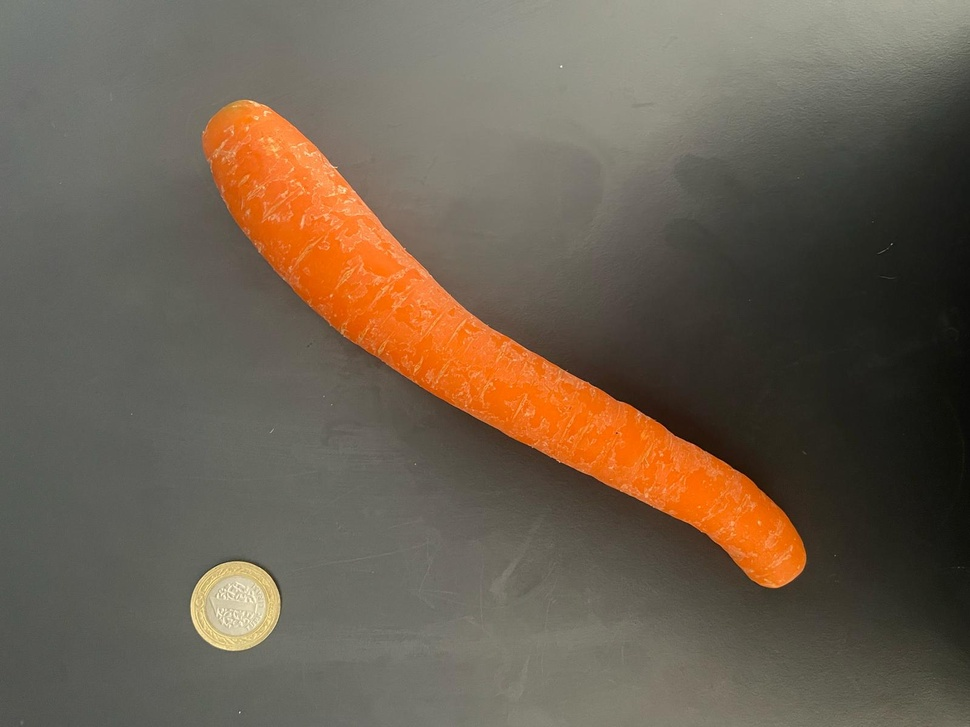
#> input picture size_calculator/WhatsApp Image 2025-05-19 at 14.08.11-2.jpeg, 970 x 727 px, shrunk from 1600 x 1200 before the run, found by its file name
$ python main.py
#> lines starting #> are read from the running program, lines starting #| are printed output that depends on the picture; after the words box and inside, x2 and y2 are one past the last pixel; in counts of white or black regions, pixels touching at a corner belong together
import cv2
import numpy as np

# 1 TL çapı mm cinsinden
TL_DIAMETER_MM = 26.15
CARROT_DENSITY_G_CM3 = 0.64

def find_circle_diameter_pixels(image_path):
    # Görüntüyü yükle
    img = cv2.imread(image_path)
    gray = cv2.cvtColor(img, cv2.COLOR_BGR2GRAY)
    gray = cv2.medianBlur(gray, 5)

    # Hough Circle Transform ile daire bulma
    circles = cv2.HoughCircles(gray, cv2.HOUGH_GRADIENT, dp=1.2, minDist=100,
                               param1=50, param2=30, minRadius=10, maxRadius=100)

    if circles is not None:
        circles = np.round(circles[0, :]).astype("int")
        # İlk bulduğu çemberi kullanacağız
        x, y, r = circles[0]
        diameter_pixels = 2 * r
        return diameter_pixels, img, (x,y,r)
    else:
        raise Exception("Madeni para bulunamadı!")

import cv2
import numpy as np

def measure_carrot_length_pixels(image_path):
    # Load the image
    img = cv2.imread(image_path)
    if img is None:
        raise Exception("Image could not be loaded!")

    # Convert to HSV for color-based segmentation of the carrot
    hsv = cv2.cvtColor(img, cv2.COLOR_BGR2HSV)

    # Define the color range for the carrot (orange)
    lower_orange = np.array([10, 100, 100])  # Lower bound for orange in HSV
    upper_orange = np.array([25, 255, 255])  # Upper bound for orange in HSV
    mask_carrot = cv2.inRange(hsv, lower_orange, upper_orange)

    # Convert to grayscale for additional processing
    gray = cv2.cvtColor(img, cv2.COLOR_BGR2GRAY)

    # Apply Gaussian blur to reduce noise
    gray = cv2.GaussianBlur(gray, (15, 15), 0)

    # Use adaptive thresholding to handle uneven lighting
    thresh = cv2.adaptiveThreshold(
        gray, 255, cv2.ADAPTIVE_THRESH_GAUSSIAN_C, cv2.THRESH_BINARY_INV, 11, 2
    )

    # Combine the color-based mask with the adaptive threshold for the carrot
    combined_mask = cv2.bitwise_or(mask_carrot, thresh)

    # Remove reflection by applying a range-based intensity filter
    # Adjust the range to include the carrot's intensity and exclude the reflection
    _, intensity_mask = cv2.threshold(gray, 70, 255, cv2.THRESH_BINARY)  # Lowered to 30
    combined_mask = cv2.bitwise_and(combined_mask, intensity_mask)

    # Apply morphological operations to clean up the mask and disconnect reflection
    kernel = np.ones((5, 5), np.uint8)
    combined_mask = cv2.morphologyEx(combined_mask, cv2.MORPH_OPEN, kernel)  # Remove small noise
    combined_mask = cv2.morphologyEx(combined_mask, cv2.MORPH_CLOSE, kernel, iterations=2)  # Fill gaps

    # Find contours
    contours, _ = cv2.findContours(combined_mask, cv2.RETR_EXTERNAL, cv2.CHAIN_APPROX_SIMPLE)
    if not contours:
        raise Exception("No contours found!")

    # Get the largest contour (assumed to be the carrot)
    largest_contour = max(contours, key=cv2.contourArea)

    # Segment the coin using Hough Circle Transform
    gray_for_coin = cv2.medianBlur(gray, 5)
    circles = cv2.HoughCircles(
        gray_for_coin, cv2.HOUGH_GRADIENT, dp=1.2, minDist=100,
        param1=50, param2=30, minRadius=10, maxRadius=100
    )

    # Create a mask for the coin
    mask_coin = np.zeros_like(gray)
    coin_detected = False
    if circles is not None:
        circles = np.round(circles[0, :]).astype("int")
        x_coin, y_coin, r_coin = circles[0]
        cv2.circle(mask_coin, (x_coin, y_coin), r_coin, 255, -1)
        coin_detected = True
    else:
        print("Warning: Coin not detected!")

    # Combine masks for display (but keep them separate for annotation)
    display_mask = cv2.bitwise_or(combined_mask, mask_coin)

    # Draw the carrot contour and bounding box
    img_contours = img.copy()
    cv2.drawContours(img_contours, [largest_contour], -1, (0, 255, 0), 3)  # Green contour for carrot
    x, y, w, h = cv2.boundingRect(largest_contour)
    cv2.rectangle(img_contours, (x, y), (x + w, y + h), (0, 0, 255), 2)  # Red bounding box for carrot

    # Annotate the coin if detected
    if coin_detected:
        cv2.circle(img_contours, (x_coin, y_coin), r_coin, (255, 0, 0), 3)  # Blue circle for coin
        cv2.putText(img_contours, "Coin", (x_coin - 30, y_coin - r_coin - 10),
                    cv2.FONT_HERSHEY_SIMPLEX, 0.6, (255, 0, 0), 2)

    # Add a label for the carrot
    cv2.putText(img_contours, "Carrot", (x, y - 10),
                cv2.FONT_HERSHEY_SIMPLEX, 0.6, (0, 0, 255), 2)

    # Display the results
    cv2.imshow("Thresholded Image", display_mask)
    cv2.imshow("Carrot and Coin Contour", img_contours)
    print(f"Carrot bounding box x,y,w,h: {x}, {y}, {w}, {h}")
    if coin_detected:
        print(f"Coin center and radius (x,y,r): {x_coin}, {y_coin}, {r_coin}")

    cv2.waitKey(0)
    cv2.destroyAllWindows()

    return w, h, img, largest_contour

# Example usage (replace with your image path)
# w, h, img, contour = measure_carrot_length_pixels("vertical_carrot.jpg")
# Example usage (replace with your image path)
# w, h, img, contour = measure_carrot_length_pixels("vertical_carrot.jpg")

# Example usage (replace with your image path)
# w, h, img, contour = measure_carrot_length_pixels("vertical_carrot.jpg")

# Test için (örnek)
# w, h, img, contour = measure_carrot_length_pixels("vertical_carrot.jpg")


def main():
    # Dikey açıdan çekilmiş foto: havucun uzunluğu ölçülecek
    vertical_image_path = "size_calculator/WhatsApp Image 2025-05-19 at 14.08.11-2.jpeg"
    # Yatay açıdan çekilmiş foto: havucun kalınlığı/genişliği ölçülecek
    horizontal_image_path = "size_calculator/WhatsApp Image 2025-05-19 at 14.08.11.jpeg"

    # 1 TL çapı piksel olarak bul
    diameter_pixels_vert, img_vert, circle_vert = find_circle_diameter_pixels(vertical_image_path)
#> in find_circle_diameter_pixels, img is the input picture: shape (727, 970, 3); mean B, G, R 79.9, 95.5, 108.7
#> in find_circle_diameter_pixels, `circles = cv2.HoughCircles(gray, cv2.HOUGH_GRADIENT, dp=1.2, minDist=1..`: circles = [[239.4, 600.6, 39.04], [246.6, 143.4, 43.48], [349.8, 269.4, 54.28], [487.8, 375, 43.48], [771, 553.8, 32.92], [619.8, 445.8, 40.72]]
#> in find_circle_diameter_pixels, `circles = np.round(circles[0, :]).astype("int")`: circles = [[239, 601, 39], [247, 143, 43], [350, 269, 54], [488, 375, 43], [771, 554, 33], [620, 446, 41]]
#> in find_circle_diameter_pixels, `x, y, r = circles[0]`: x = 239; y = 601; r = 39
#> in find_circle_diameter_pixels, `diameter_pixels = 2 * r`: diameter_pixels = 78
#> diameter_pixels_vert = 78; circle_vert = (239, 601, 39)
    diameter_pixels_horiz, img_horiz, circle_horiz = find_circle_diameter_pixels(horizontal_image_path)
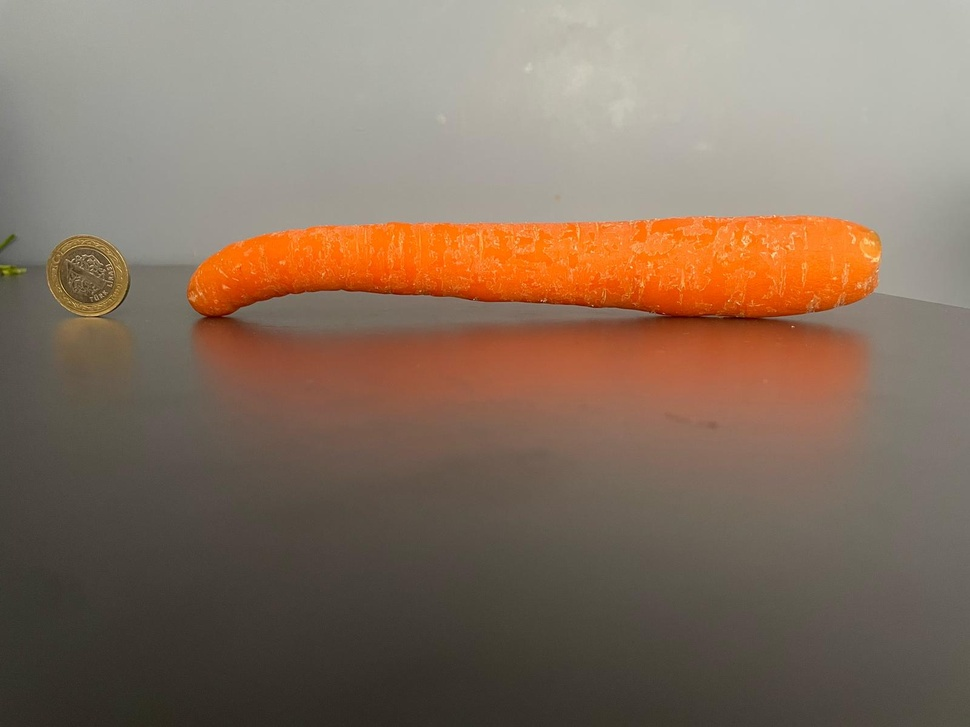
#> input picture size_calculator/WhatsApp Image 2025-05-19 at 14.08.11.jpeg, 970 x 727 px, shrunk from 1600 x 1200 before the run, found by its file name
#> in find_circle_diameter_pixels, img is the input picture: shape (727, 970, 3); mean B, G, R 96.4, 113, 133.5
#> in find_circle_diameter_pixels (call 2), `gray = cv2.cvtColor(img, cv2.COLOR_BGR2GRAY)`:
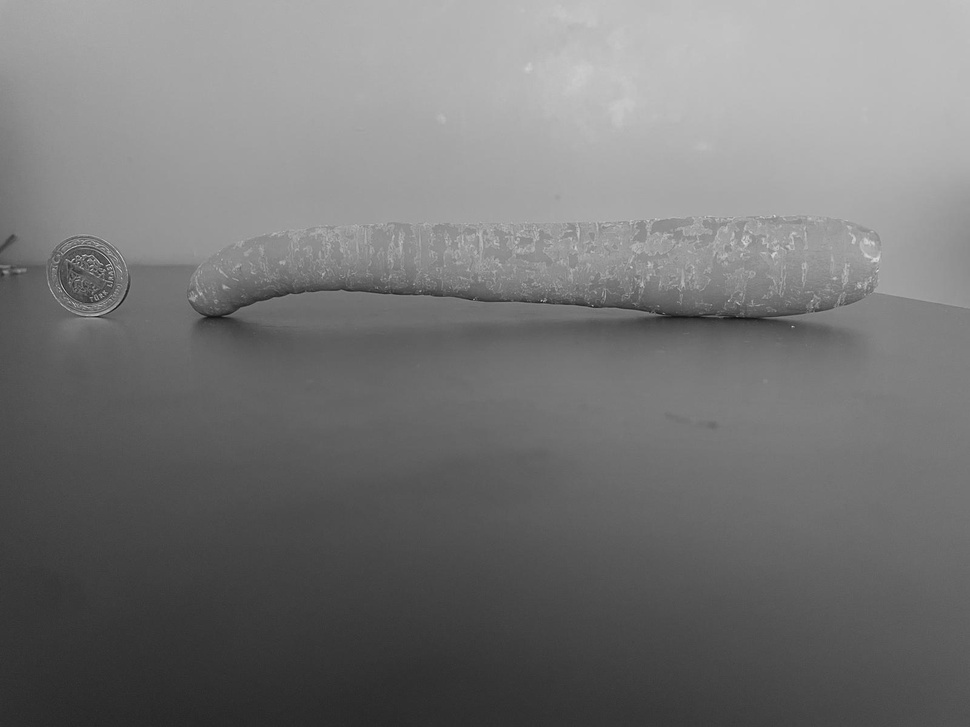
#> gray: shape (727, 970); min 13, max 218, mean 117.3
#> in find_circle_diameter_pixels (call 2), `circles = cv2.HoughCircles(gray, cv2.HOUGH_GRADIENT, dp=1.2, minDist=1..`: circles = [[89.4, 271.8, 31.48], [557.4, 226.2, 78.16], [676.2, 269.4, 51.76], [790.2, 271.8, 55.48], [439.8, 253.8, 43.12], [258.6, 258.6, 37.6]]
#> in find_circle_diameter_pixels (call 2), `circles = np.round(circles[0, :]).astype("int")`: circles = [[89, 272, 31], [557, 226, 78], [676, 269, 52], [790, 272, 55], [440, 254, 43], [259, 259, 38]]
#> in find_circle_diameter_pixels (call 2), `x, y, r = circles[0]`: x = 89; y = 272; r = 31
#> in find_circle_diameter_pixels (call 2), `diameter_pixels = 2 * r`: diameter_pixels = 62
#> diameter_pixels_horiz = 62; circle_horiz = (89, 272, 31)

    # Ölçek faktörünü hesapla
    scale_vert = TL_DIAMETER_MM / diameter_pixels_vert
#> scale_vert = 0.335
    scale_horiz = TL_DIAMETER_MM / diameter_pixels_horiz
#> scale_horiz = 0.422

    # Havucun piksel cinsinden ölçümünü al
    w_vert, h_vert, _, _ = measure_carrot_length_pixels(vertical_image_path)
#> in measure_carrot_length_pixels, `mask_carrot = cv2.inRange(hsv, lower_orange, upper_orange)`:
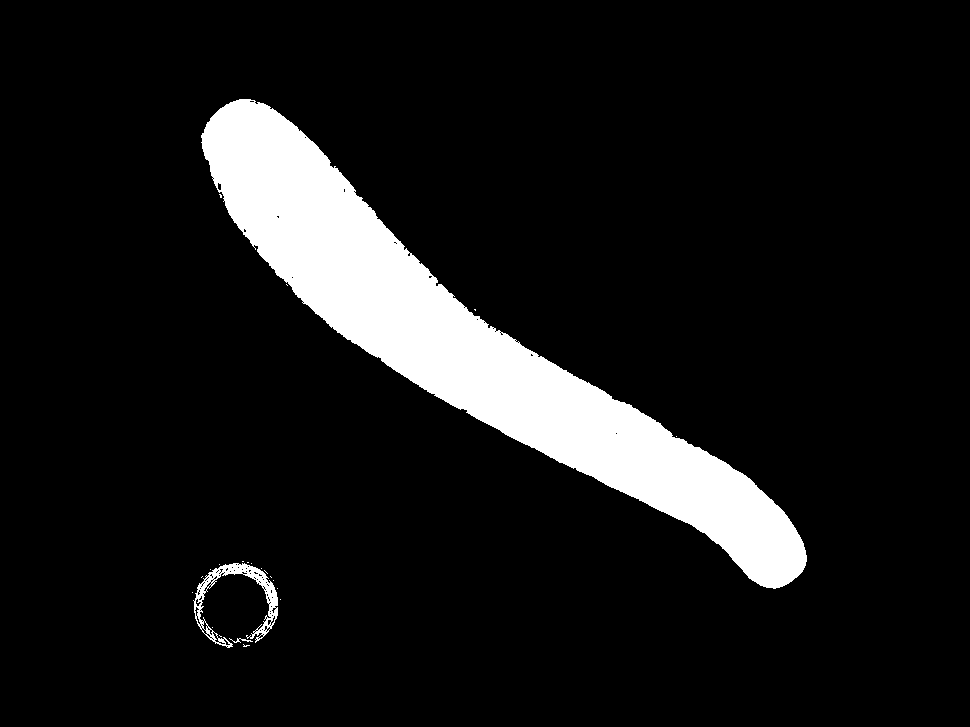
#> mask_carrot: shape (727, 970); 9.6% white; 23 white regions (20 under 20 px), largest, box (x1, y1, x2, y2) and area: (201, 99, 807, 589) 66063, (193, 563, 278, 648) 1643, (229, 638, 253, 643) 40
#> in measure_carrot_length_pixels, `contours, _ = cv2.findContours(combined_mask, cv2.RETR_EXTERNAL, cv2.C..`: contours = 6 contours, 2 with area under 20; largest, box (x1, y1, x2, y2) and area: (202, 95, 807, 590) 67578, (184, 555, 264, 636) 767, (261, 568, 285, 633) 584, (204, 643, 258, 657) 269
#> in measure_carrot_length_pixels, `largest_contour = max(contours, key=cv2.contourArea)`: largest_contour = contour of 876 points, box (x1, y1, x2, y2) (202, 95, 807, 590), area 67578
#> in measure_carrot_length_pixels, `circles = cv2.HoughCircles( gray_for_coin, cv2.HOUGH_GRADIENT, dp=1.2,..`: circles = [[234.6, 606.6, 45.04], [763.8, 541.8, 47.56]]
#> in measure_carrot_length_pixels, `circles = np.round(circles[0, :]).astype("int")`: circles = [[235, 607, 45], [764, 542, 48]]
#> in measure_carrot_length_pixels, `x_coin, y_coin, r_coin = circles[0]`: x_coin = 235; y_coin = 607; r_coin = 45
#> in measure_carrot_length_pixels, `x, y, w, h = cv2.boundingRect(largest_contour)`: x = 202; y = 95; w = 605; h = 495
#| Carrot bounding box x,y,w,h: 202, 95, 605, 495
#| Coin center and radius (x,y,r): 235, 607, 45
#> w_vert = 605; h_vert = 495
    w_horiz, h_horiz, _, _ = measure_carrot_length_pixels(horizontal_image_path)
#> in measure_carrot_length_pixels (call 2), `_, intensity_mask = cv2.threshold(gray, 70, 255, cv2.THRESH_BINARY)`:
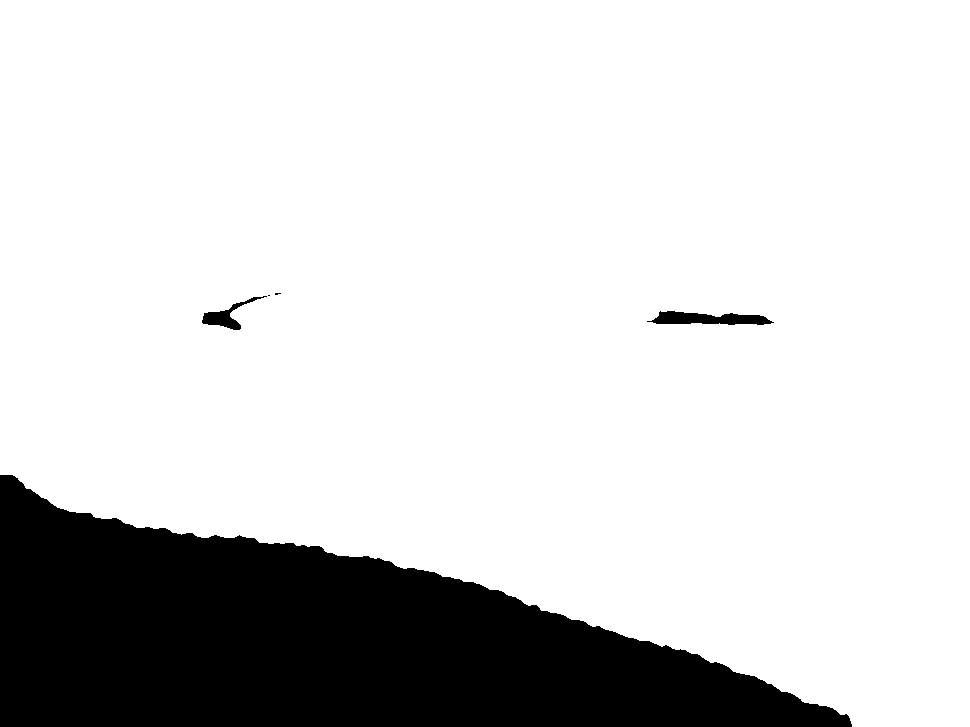
#> intensity_mask: shape (727, 970); 82.8% white; 5 black regions (2 under 20 px), largest, box (x1, y1, x2, y2) and area: (0, 475, 852, 727) 119696, (647, 311, 774, 325) 1145, (202, 296, 267, 330) 598
#> in measure_carrot_length_pixels (call 2), `contours, _ = cv2.findContours(combined_mask, cv2.RETR_EXTERNAL, cv2.C..`: contours = 22 contours, 4 with area under 20; largest, box (x1, y1, x2, y2) and area: (186, 215, 882, 327) 52382, (47, 236, 131, 348) 6278, (456, 404, 552, 424) 877, (737, 324, 784, 352) 542, (416, 412, 436, 425) 153
#> in measure_carrot_length_pixels (call 2), `largest_contour = max(contours, key=cv2.contourArea)`: largest_contour = contour of 348 points, box (x1, y1, x2, y2) (186, 215, 882, 327), area 52382
#> in measure_carrot_length_pixels (call 2), `circles = cv2.HoughCircles( gray_for_coin, cv2.HOUGH_GRADIENT, dp=1.2,..`: circles = [[88.2, 275.4, 29.2]]
#> in measure_carrot_length_pixels (call 2), `circles = np.round(circles[0, :]).astype("int")`: circles = [[88, 275, 29]]
#> in measure_carrot_length_pixels (call 2), `x_coin, y_coin, r_coin = circles[0]`: x_coin = 88; y_coin = 275; r_coin = 29
#> in measure_carrot_length_pixels (call 2), `display_mask = cv2.bitwise_or(combined_mask, mask_coin)`:
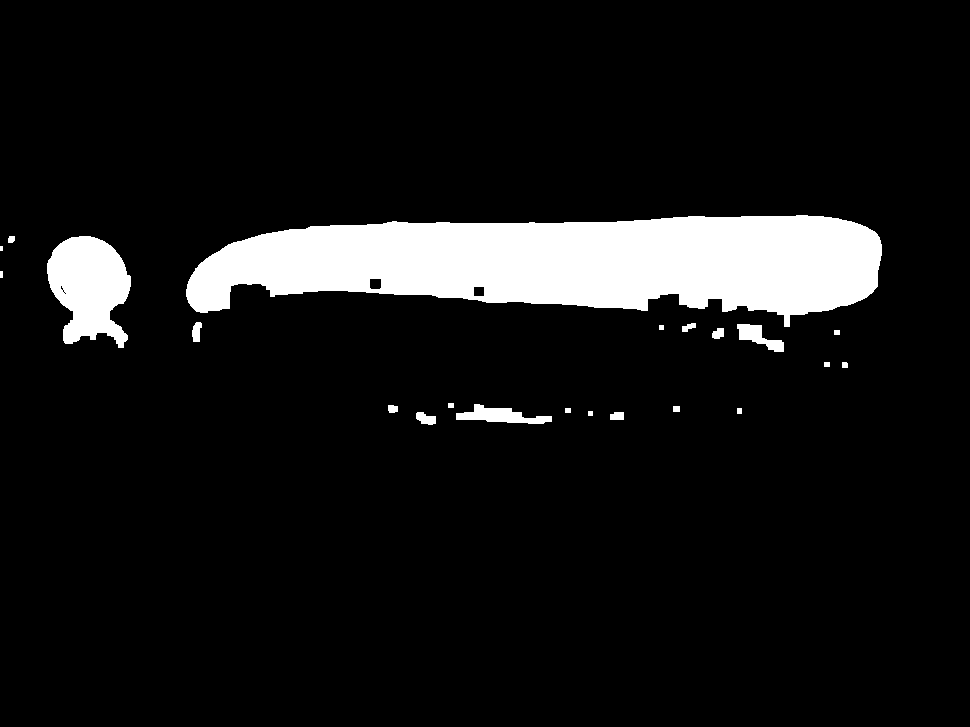
#> display_mask: shape (727, 970); 8.8% white; 22 white regions (1 under 20 px), largest, box (x1, y1, x2, y2) and area: (186, 215, 882, 327) 52969, (47, 236, 131, 348) 6448, (456, 404, 552, 424) 987
#> in measure_carrot_length_pixels (call 2), `x, y, w, h = cv2.boundingRect(largest_contour)`: x = 186; y = 215; w = 696; h = 112
#> in measure_carrot_length_pixels (call 2), `cv2.putText(img_contours, "Carrot", (x, y - 10), cv2.FONT_HERSHEY_SIMP..`:
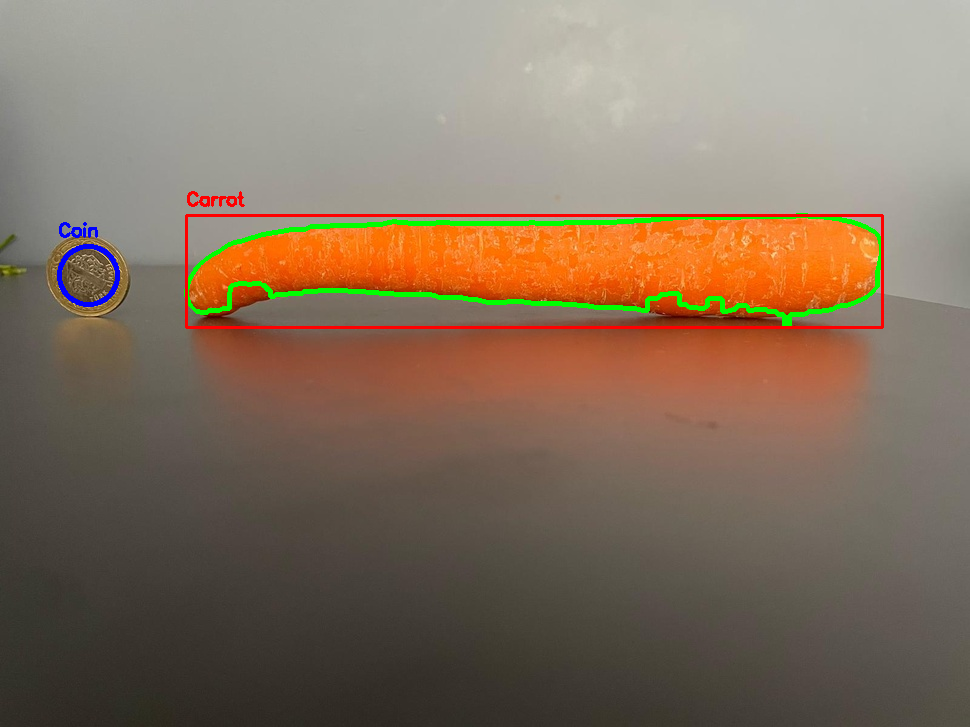
#> img_contours: shape (727, 970, 3); mean B, G, R 95.2, 113.4, 132.2
#| Carrot bounding box x,y,w,h: 186, 215, 696, 112
#| Coin center and radius (x,y,r): 88, 275, 29
#> w_horiz = 696; h_horiz = 112

    # Dikey fotoğrafta havucun uzunluğu yüksekliği h_vert piksel
    length_mm = h_vert * scale_vert
#> length_mm = 166
    # Yatay fotoğrafta havucun çapını genişlik olarak alabiliriz
    diameter_mm = min(w_horiz, h_horiz) * scale_horiz
#> diameter_mm = 47.24

    hypotenuse_pixels = np.sqrt(w_vert**2 + h_vert**2)  # Hipotenüs: sqrt(w^2 + h^2)
#> hypotenuse_pixels = 781.7
    length_mm = hypotenuse_pixels * scale_vert
#> length_mm = 262.1

    # Hacmi silindir olarak hesapla: V = π * (r^2) * h
    radius_mm = diameter_mm / 2
#> radius_mm = 23.62
    volume_mm3 = np.pi * (radius_mm**2) * length_mm  # mm^3
#> volume_mm3 = 459305.2
    volume_cm3 = volume_mm3 / 1000  # cm^3
#> volume_cm3 = 459.3

    # Kütle (gram)
    mass_g = volume_cm3 * CARROT_DENSITY_G_CM3
#> mass_g = 294

    print(f"Havucun tahmini uzunluğu: {length_mm:.2f} mm")
#| Havucun tahmini uzunluğu: 262.07 mm
    print(f"Havucun tahmini çapı: {diameter_mm:.2f} mm")
#| Havucun tahmini çapı: 47.24 mm
    print(f"Hacim (silindir varsayımıyla): {volume_cm3:.2f} cm^3")
#| Hacim (silindir varsayımıyla): 459.31 cm^3
    print(f"Tahmini kütle: {mass_g:.2f} gram")
#| Tahmini kütle: 293.96 gram

if __name__ == "__main__":
    main()
